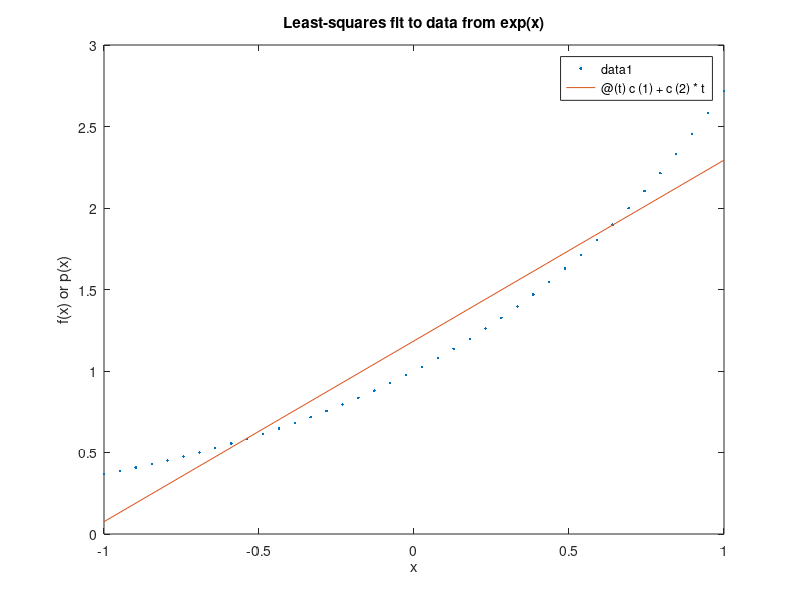

Reproduce this figure in MATLAB.
%% 
% Let's approximate $e^x$ over the interval $[-1,1]$. We can sample it at,
% say, 40 points, and find the best-fitting straight line to that data. 
t = linspace(-1,1,40)';
y = exp(t);
plot(t,y,'.')
V = [t.^0 t];
c = V\y
p = @(t) c(1) + c(2)*t;
hold on, fplot(p,[-1 1])
title('Least-squares fit to data from exp(x)')    % ignore this line
xlabel('x'), ylabel('f(x) or p(x)')    % ignore this line

%%
% There's nothing special about 40 points. By choosing more we get closer
% to the ``true'' $e^x$.
t = linspace(-1,1,200)';
y = exp(t);
V = [t.^0 t];
c = V\y

%%
t = linspace(-1,1,1000)';
y = exp(t);
V = [t.^0 t];
c = V\y

%%
% It's quite plausible that the coefficients of the best-fit line are
% approaching a limit as the number of nodes goes to infinity. 